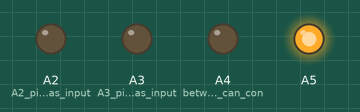
A sketch run on a simulated Arduino Uno, built with avr-gcc and run on an emulated ATmega328P. Shown: output pins drawn as LEDs (lit = HIGH).

Above: at 1.5 s.
At 4.0 s:
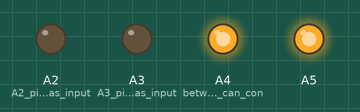
At 5.5 s:
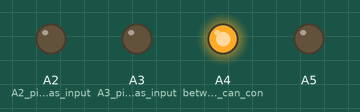
At 7.0 s:
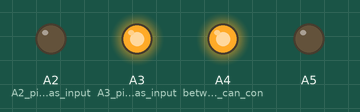
At 10.0 s:
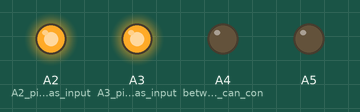
At 13.0 s:
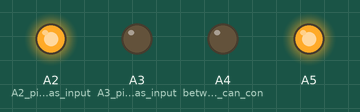
Timing chart, 0 to 15.6 s (numbered marks = the images above):
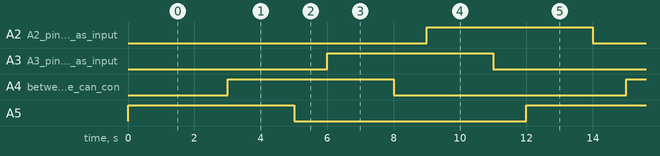

The sketch:

blink_charliplexing_led_one_by_one.ino
```cpp
/*Arduino IDE version: 1.8.3
Tested on: ARBD 1
Microcontroller: Atmega 328 p
written by: Anurag Aggarwal
Date: 06/20/2019*/

void setup() {
  // put your setup code here, to run once:

}

void loop() {
//12 pins of charlieplexing led are connected with 4 pins
  pinMode(A2,INPUT);       //A2 pin is taken as input to give high impedence
  pinMode(A3,INPUT);       //A3 pin is taken as input to give high impedence
  pinMode(A4,OUTPUT);      //between 2 pins we can connect only 2 led
  pinMode(A5,OUTPUT);

  digitalWrite(A5,HIGH);   //out of 2 led, we give high to 1 led so it will glow
  digitalWrite(A4, LOW);
  delay(1000);             // wait for 1 sec

  pinMode(A2,INPUT);
  pinMode(A3,OUTPUT);
  pinMode(A4,INPUT);
  pinMode(A5,OUTPUT);

  digitalWrite(A5,HIGH);
  digitalWrite(A3, LOW);
  delay(1000);

  pinMode(A2,OUTPUT);
  pinMode(A3,INPUT);
  pinMode(A4,INPUT);
  pinMode(A5,OUTPUT);

  digitalWrite(A5,HIGH);
  digitalWrite(A2, LOW);
  delay(1000);

  pinMode(A2,INPUT);
  pinMode(A3,OUTPUT);
  pinMode(A4,OUTPUT);
  pinMode(A5,INPUT);

  digitalWrite(A4,HIGH);
  digitalWrite(A3, LOW);
  delay(1000);

  pinMode(A2,OUTPUT);
  pinMode(A3,INPUT);
  pinMode(A4,OUTPUT);
  pinMode(A5,INPUT);

  digitalWrite(A4,HIGH);
  digitalWrite(A2, LOW);
  delay(1000);

  pinMode(A2,INPUT);
  pinMode(A3,INPUT);
  pinMode(A4,OUTPUT);
  pinMode(A5,OUTPUT);

  digitalWrite(A4,HIGH);
  digitalWrite(A5, LOW);
  delay(1000);

  pinMode(A2,OUTPUT);
  pinMode(A3,OUTPUT);
  pinMode(A4,INPUT);
  pinMode(A5,INPUT);

  digitalWrite(A3,HIGH);
  digitalWrite(A2, LOW);
  delay(1000);

  pinMode(A2,INPUT);
  pinMode(A3,OUTPUT);
  pinMode(A4,INPUT);
  pinMode(A5,OUTPUT);

  digitalWrite(A3,HIGH);
  digitalWrite(A5, LOW);
  delay(1000);

  pinMode(A2,INPUT);
  pinMode(A3,OUTPUT);
  pinMode(A4,OUTPUT);
  pinMode(A5,INPUT);

  digitalWrite(A3,HIGH);
  digitalWrite(A4, LOW);
  delay(1000);

  pinMode(A2,OUTPUT);
  pinMode(A3,INPUT);
  pinMode(A4,INPUT);
  pinMode(A5,OUTPUT);

  digitalWrite(A2,HIGH);
  digitalWrite(A5, LOW);
  delay(1000);

  pinMode(A2,OUTPUT);
  pinMode(A3,INPUT);
  pinMode(A4,OUTPUT);
  pinMode(A5,INPUT);

  digitalWrite(A2,HIGH);
  digitalWrite(A4, LOW);
  delay(1000);

  pinMode(A2,OUTPUT);
  pinMode(A3,OUTPUT);
  pinMode(A4,INPUT);
  pinMode(A5,INPUT);

  digitalWrite(A2,HIGH);
  digitalWrite(A3, LOW);
  delay(1000);


}
```

Measured:
- by itself, A2 (A2_pin_is_taken_as_input), A3 (A3_pin_is_taken_as_input), A4 (between_2_pins_we_can_con), A5: alternates HIGH for 5.0 s and LOW for 7.0 s
- by itself, everything shown: repeats every 12.0 s, in 12 steps
